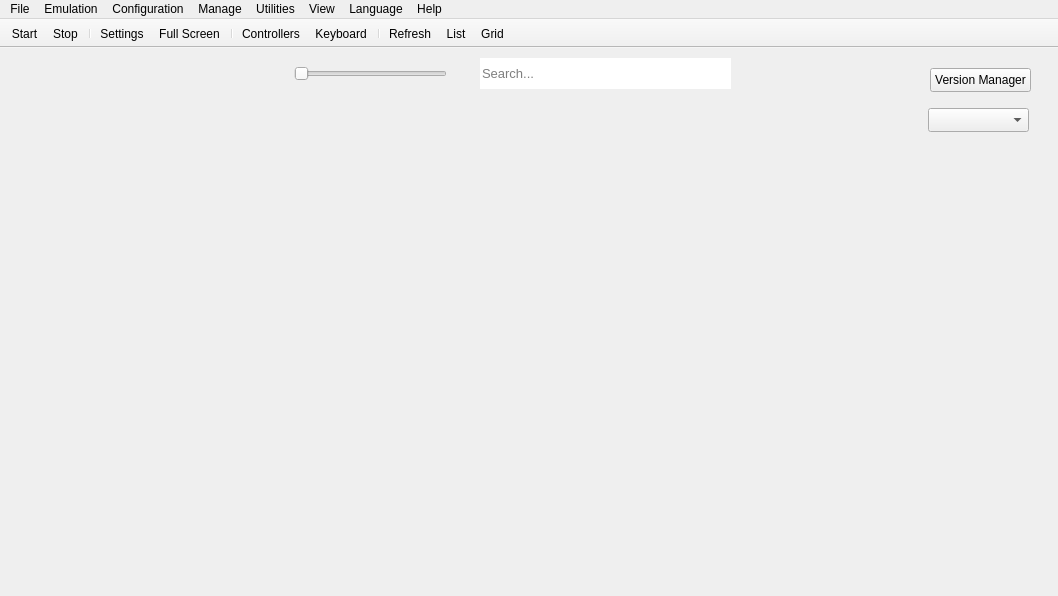
<?xml version="1.0" encoding="UTF-8"?>
<ui version="4.0">
 <class>MainWindow</class>
 <widget class="QMainWindow" name="MainWindow">
  <property name="geometry">
   <rect>
    <x>0</x>
    <y>0</y>
    <width>1058</width>
    <height>596</height>
   </rect>
  </property>
  <property name="sizePolicy">
   <sizepolicy hsizetype="Expanding" vsizetype="Expanding">
    <horstretch>0</horstretch>
    <verstretch>0</verstretch>
   </sizepolicy>
  </property>
  <property name="minimumSize">
   <size>
    <width>4</width>
    <height>0</height>
   </size>
  </property>
  <property name="windowTitle">
   <string>shadLauncher4</string>
  </property>
  <property name="autoFillBackground">
   <bool>false</bool>
  </property>
  <property name="animated">
   <bool>true</bool>
  </property>
  <property name="dockNestingEnabled">
   <bool>true</bool>
  </property>
  <property name="dockOptions">
   <set>QMainWindow::DockOption::AllowNestedDocks|QMainWindow::DockOption::AllowTabbedDocks|QMainWindow::DockOption::AnimatedDocks|QMainWindow::DockOption::GroupedDragging</set>
  </property>
  <widget class="QWidget" name="centralWidget">
   <property name="sizePolicy">
    <sizepolicy hsizetype="Expanding" vsizetype="Expanding">
     <horstretch>0</horstretch>
     <verstretch>0</verstretch>
    </sizepolicy>
   </property>
   <widget class="QLineEdit" name="mw_searchbar">
    <property name="geometry">
     <rect>
      <x>480</x>
      <y>10</y>
      <width>251</width>
      <height>31</height>
     </rect>
    </property>
    <property name="sizePolicy">
     <sizepolicy hsizetype="Expanding" vsizetype="Expanding">
      <horstretch>0</horstretch>
      <verstretch>0</verstretch>
     </sizepolicy>
    </property>
    <property name="font">
     <font>
      <pointsize>10</pointsize>
      <bold>false</bold>
     </font>
    </property>
    <property name="focusPolicy">
     <enum>Qt::FocusPolicy::ClickFocus</enum>
    </property>
    <property name="frame">
     <bool>false</bool>
    </property>
    <property name="placeholderText">
     <string>Search...</string>
    </property>
    <property name="clearButtonEnabled">
     <bool>false</bool>
    </property>
   </widget>
   <widget class="QWidget" name="sizeSliderContainer" native="true">
    <property name="geometry">
     <rect>
      <x>280</x>
      <y>10</y>
      <width>181</width>
      <height>31</height>
     </rect>
    </property>
    <property name="sizePolicy">
     <sizepolicy hsizetype="Fixed" vsizetype="Expanding">
      <horstretch>0</horstretch>
      <verstretch>0</verstretch>
     </sizepolicy>
    </property>
    <layout class="QHBoxLayout" name="sizeSliderContainer_layout">
     <property name="spacing">
      <number>0</number>
     </property>
     <property name="leftMargin">
      <number>14</number>
     </property>
     <property name="topMargin">
      <number>0</number>
     </property>
     <property name="rightMargin">
      <number>14</number>
     </property>
     <property name="bottomMargin">
      <number>0</number>
     </property>
     <item>
      <widget class="QSlider" name="sizeSlider">
       <property name="sizePolicy">
        <sizepolicy hsizetype="Expanding" vsizetype="Preferred">
         <horstretch>0</horstretch>
         <verstretch>0</verstretch>
        </sizepolicy>
       </property>
       <property name="focusPolicy">
        <enum>Qt::FocusPolicy::ClickFocus</enum>
       </property>
       <property name="autoFillBackground">
        <bool>false</bool>
       </property>
       <property name="orientation">
        <enum>Qt::Orientation::Horizontal</enum>
       </property>
       <property name="tickPosition">
        <enum>QSlider::TickPosition::NoTicks</enum>
       </property>
      </widget>
     </item>
    </layout>
   </widget>
   <widget class="QComboBox" name="versionComboBox">
    <property name="geometry">
     <rect>
      <x>928</x>
      <y>60</y>
      <width>101</width>
      <height>24</height>
     </rect>
    </property>
   </widget>
   <widget class="QPushButton" name="versionManagerButton">
    <property name="geometry">
     <rect>
      <x>930</x>
      <y>20</y>
      <width>101</width>
      <height>24</height>
     </rect>
    </property>
    <property name="text">
     <string>Version Manager</string>
    </property>
   </widget>
  </widget>
  <widget class="QMenuBar" name="menuBar">
   <property name="geometry">
    <rect>
     <x>0</x>
     <y>0</y>
     <width>1058</width>
     <height>21</height>
    </rect>
   </property>
   <property name="contextMenuPolicy">
    <enum>Qt::ContextMenuPolicy::PreventContextMenu</enum>
   </property>
   <widget class="QMenu" name="menuFile">
    <property name="title">
     <string>File</string>
    </property>
    <addaction name="install_pkg_act"/>
    <addaction name="separator"/>
    <addaction name="exitAct"/>
   </widget>
   <widget class="QMenu" name="menuEmulation">
    <property name="title">
     <string>Emulation</string>
    </property>
    <addaction name="bootGameAct"/>
    <addaction name="sysPauseAct"/>
    <addaction name="sysStopAct"/>
    <addaction name="sysRebootAct"/>
   </widget>
   <widget class="QMenu" name="menuConfiguration">
    <property name="title">
     <string>Configuration</string>
    </property>
    <addaction name="actionConfigGeneral"/>
    <addaction name="actionConfigGUI"/>
    <addaction name="actionConfigGraphics"/>
    <addaction name="actionConfigInput"/>
    <addaction name="actionConfigPaths"/>
    <addaction name="actionConfigLog"/>
    <addaction name="actionConfigDebug"/>
    <addaction name="actionConfigExperimental"/>
   </widget>
   <widget class="QMenu" name="menuManage">
    <property name="title">
     <string>Manage</string>
    </property>
    <addaction name="actionManage_Users"/>
   </widget>
   <widget class="QMenu" name="menuUtilities">
    <property name="title">
     <string>Utilities</string>
    </property>
    <addaction name="actionExport_GameList"/>
    <addaction name="actionCrypto_Key_Manager"/>
    <addaction name="actionConfigure_Hotkeys"/>
   </widget>
   <widget class="QMenu" name="menuView">
    <property name="title">
     <string>View</string>
    </property>
    <widget class="QMenu" name="menuGame_List_Icons">
     <property name="title">
      <string>Game List Icons</string>
     </property>
     <addaction name="setIconSizeTinyAct"/>
     <addaction name="setIconSizeSmallAct"/>
     <addaction name="setIconSizeMediumAct"/>
     <addaction name="setIconSizeLargeAct"/>
    </widget>
    <widget class="QMenu" name="menuGame_List_Mode">
     <property name="title">
      <string>Game List Mode</string>
     </property>
     <addaction name="setlistModeListAct"/>
     <addaction name="setlistModeGridAct"/>
    </widget>
    <addaction name="showTitleBarsAct"/>
    <addaction name="showToolBarAct"/>
    <addaction name="separator"/>
    <addaction name="showGameListAct"/>
    <addaction name="separator"/>
    <addaction name="showHiddenEntriesAct"/>
    <addaction name="separator"/>
    <addaction name="showCompatibilityInGridAct"/>
    <addaction name="separator"/>
    <addaction name="refreshGameListAct"/>
    <addaction name="menuGame_List_Mode"/>
    <addaction name="menuGame_List_Icons"/>
    <addaction name="separator"/>
    <addaction name="showLogAct"/>
   </widget>
   <widget class="QMenu" name="menuHelp">
    <property name="title">
     <string>Help</string>
    </property>
    <addaction name="separator"/>
    <addaction name="separator"/>
    <addaction name="aboutAct"/>
   </widget>
   <widget class="QMenu" name="languageMenu">
    <property name="title">
     <string>Language</string>
    </property>
    <addaction name="languageAct0"/>
   </widget>
   <addaction name="menuFile"/>
   <addaction name="menuEmulation"/>
   <addaction name="menuConfiguration"/>
   <addaction name="menuManage"/>
   <addaction name="menuUtilities"/>
   <addaction name="menuView"/>
   <addaction name="languageMenu"/>
   <addaction name="menuHelp"/>
  </widget>
  <widget class="QToolBar" name="toolBar">
   <property name="sizePolicy">
    <sizepolicy hsizetype="Preferred" vsizetype="Preferred">
     <horstretch>0</horstretch>
     <verstretch>0</verstretch>
    </sizepolicy>
   </property>
   <property name="contextMenuPolicy">
    <enum>Qt::ContextMenuPolicy::PreventContextMenu</enum>
   </property>
   <property name="windowTitle">
    <string>Show tool bar</string>
   </property>
   <property name="movable">
    <bool>false</bool>
   </property>
   <property name="allowedAreas">
    <set>Qt::ToolBarArea::TopToolBarArea</set>
   </property>
   <property name="iconSize">
    <size>
     <width>30</width>
     <height>30</height>
    </size>
   </property>
   <property name="toolButtonStyle">
    <enum>Qt::ToolButtonStyle::ToolButtonTextUnderIcon</enum>
   </property>
   <property name="floatable">
    <bool>false</bool>
   </property>
   <attribute name="toolBarArea">
    <enum>TopToolBarArea</enum>
   </attribute>
   <attribute name="toolBarBreak">
    <bool>false</bool>
   </attribute>
   <addaction name="toolbar_start"/>
   <addaction name="toolbar_stop"/>
   <addaction name="separator"/>
   <addaction name="toolbar_config"/>
   <addaction name="toolbar_fullscreen"/>
   <addaction name="separator"/>
   <addaction name="toolbar_controls"/>
   <addaction name="toolbar_keyboard"/>
   <addaction name="separator"/>
   <addaction name="toolbar_refresh"/>
   <addaction name="toolbar_list"/>
   <addaction name="toolbar_grid"/>
  </widget>
  <action name="bootGameAct">
   <property name="icon">
    <iconset resource="../shadLauncher4.qrc">
     <normaloff>:/images/play.png</normaloff>:/images/play.png</iconset>
   </property>
   <property name="text">
    <string>Run Game</string>
   </property>
   <property name="toolTip">
    <string>Start emulation</string>
   </property>
  </action>
  <action name="sysPauseAct">
   <property name="enabled">
    <bool>true</bool>
   </property>
   <property name="icon">
    <iconset resource="../shadLauncher4.qrc">
     <normaloff>:/images/pause.png</normaloff>:/images/pause.png</iconset>
   </property>
   <property name="text">
    <string>Pause</string>
   </property>
   <property name="toolTip">
    <string>Pause emulation</string>
   </property>
  </action>
  <action name="sysStopAct">
   <property name="enabled">
    <bool>true</bool>
   </property>
   <property name="icon">
    <iconset resource="../shadLauncher4.qrc">
     <normaloff>:/images/stop.png</normaloff>:/images/stop.png</iconset>
   </property>
   <property name="text">
    <string>Stop</string>
   </property>
   <property name="toolTip">
    <string>Stop emulation</string>
   </property>
  </action>
  <action name="actionConfigGUI">
   <property name="text">
    <string>GUI</string>
   </property>
   <property name="toolTip">
    <string>Configure GUI settings</string>
   </property>
  </action>
  <action name="exitAct">
   <property name="text">
    <string>Exit</string>
   </property>
   <property name="toolTip">
    <string>Exit shadLauncher4</string>
   </property>
   <property name="statusTip">
    <string>Exit the application.</string>
   </property>
  </action>
  <action name="actionManage_Users">
   <property name="text">
    <string>User Accounts</string>
   </property>
   <property name="toolTip">
    <string>Manage user accounts</string>
   </property>
  </action>
  <action name="aboutAct">
   <property name="text">
    <string>About shadLauncher4</string>
   </property>
  </action>
  <action name="showGameListAct">
   <property name="checkable">
    <bool>true</bool>
   </property>
   <property name="text">
    <string>Show Game List</string>
   </property>
  </action>
  <action name="showToolBarAct">
   <property name="checkable">
    <bool>true</bool>
   </property>
   <property name="text">
    <string>Show Tool Bar</string>
   </property>
  </action>
  <action name="showCompatibilityInGridAct">
   <property name="checkable">
    <bool>true</bool>
   </property>
   <property name="text">
    <string>Show Game Compatibility in Grid Mode</string>
   </property>
  </action>
  <action name="refreshGameListAct">
   <property name="text">
    <string>Game List Refresh</string>
   </property>
  </action>
  <action name="setIconSizeTinyAct">
   <property name="checkable">
    <bool>true</bool>
   </property>
   <property name="text">
    <string>Tiny</string>
   </property>
  </action>
  <action name="setIconSizeSmallAct">
   <property name="checkable">
    <bool>true</bool>
   </property>
   <property name="checked">
    <bool>true</bool>
   </property>
   <property name="text">
    <string>Small</string>
   </property>
  </action>
  <action name="setIconSizeMediumAct">
   <property name="checkable">
    <bool>true</bool>
   </property>
   <property name="text">
    <string>Medium</string>
   </property>
  </action>
  <action name="setIconSizeLargeAct">
   <property name="checkable">
    <bool>true</bool>
   </property>
   <property name="text">
    <string>Large</string>
   </property>
  </action>
  <action name="setlistModeListAct">
   <property name="checkable">
    <bool>true</bool>
   </property>
   <property name="checked">
    <bool>true</bool>
   </property>
   <property name="text">
    <string>List View</string>
   </property>
  </action>
  <action name="setlistModeGridAct">
   <property name="checkable">
    <bool>true</bool>
   </property>
   <property name="text">
    <string>Grid View</string>
   </property>
  </action>
  <action name="sysRebootAct">
   <property name="enabled">
    <bool>true</bool>
   </property>
   <property name="icon">
    <iconset resource="../shadLauncher4.qrc">
     <normaloff>:/images/restart.png</normaloff>:/images/restart.png</iconset>
   </property>
   <property name="text">
    <string>Restart</string>
   </property>
  </action>
  <action name="toolbar_start">
   <property name="icon">
    <iconset resource="../shadLauncher4.qrc">
     <normaloff>:/images/play.png</normaloff>:/images/play.png</iconset>
   </property>
   <property name="text">
    <string>Start</string>
   </property>
   <property name="toolTip">
    <string>Start emulation</string>
   </property>
  </action>
  <action name="toolbar_stop">
   <property name="icon">
    <iconset resource="../shadLauncher4.qrc">
     <normaloff>:/images/stop.png</normaloff>:/images/stop.png</iconset>
   </property>
   <property name="text">
    <string>Stop</string>
   </property>
   <property name="toolTip">
    <string>Stop emulation</string>
   </property>
  </action>
  <action name="toolbar_config">
   <property name="icon">
    <iconset resource="../shadLauncher4.qrc">
     <normaloff>:/images/settings.png</normaloff>:/images/settings.png</iconset>
   </property>
   <property name="text">
    <string>Settings</string>
   </property>
   <property name="toolTip">
    <string>Configure the emulator</string>
   </property>
  </action>
  <action name="toolbar_controls">
   <property name="icon">
    <iconset resource="../shadLauncher4.qrc">
     <normaloff>:/images/controllers.png</normaloff>:/images/controllers.png</iconset>
   </property>
   <property name="text">
    <string>Controllers</string>
   </property>
   <property name="toolTip">
    <string>Configure controls</string>
   </property>
  </action>
  <action name="toolbar_fullscreen">
   <property name="icon">
    <iconset resource="../shadLauncher4.qrc">
     <normaloff>:/images/fullscreen.png</normaloff>:/images/fullscreen.png</iconset>
   </property>
   <property name="text">
    <string>Full Screen</string>
   </property>
   <property name="toolTip">
    <string>Toggle fullscreen</string>
   </property>
  </action>
  <action name="toolbar_list">
   <property name="icon">
    <iconset resource="../shadLauncher4.qrc">
     <normaloff>:/images/list.png</normaloff>:/images/list.png</iconset>
   </property>
   <property name="text">
    <string>List</string>
   </property>
   <property name="toolTip">
    <string>Switch to list mode</string>
   </property>
  </action>
  <action name="toolbar_grid">
   <property name="icon">
    <iconset resource="../shadLauncher4.qrc">
     <normaloff>:/images/grid.png</normaloff>:/images/grid.png</iconset>
   </property>
   <property name="text">
    <string>Grid</string>
   </property>
   <property name="toolTip">
    <string>Switch to grid mode</string>
   </property>
  </action>
  <action name="toolbar_refresh">
   <property name="icon">
    <iconset resource="../shadLauncher4.qrc">
     <normaloff>:/images/refresh.png</normaloff>:/images/refresh.png</iconset>
   </property>
   <property name="text">
    <string>Refresh</string>
   </property>
   <property name="toolTip">
    <string>Refresh gamelist</string>
   </property>
  </action>
  <action name="showHiddenEntriesAct">
   <property name="checkable">
    <bool>true</bool>
   </property>
   <property name="text">
    <string>Show Hidden Entries</string>
   </property>
  </action>
  <action name="install_pkg_act">
   <property name="text">
    <string>Install Packages (PKG)</string>
   </property>
   <property name="toolTip">
    <string>Install application from a .pkg file</string>
   </property>
  </action>
  <action name="showTitleBarsAct">
   <property name="checkable">
    <bool>true</bool>
   </property>
   <property name="text">
    <string>Show Title Bars</string>
   </property>
  </action>
  <action name="languageAct0">
   <property name="checkable">
    <bool>true</bool>
   </property>
   <property name="text">
    <string>English</string>
   </property>
  </action>
  <action name="showCustomIconsAct">
   <property name="checkable">
    <bool>true</bool>
   </property>
   <property name="checked">
    <bool>true</bool>
   </property>
   <property name="text">
    <string>Show Custom Icons</string>
   </property>
  </action>
  <action name="playHoverGifsAct">
   <property name="checkable">
    <bool>true</bool>
   </property>
   <property name="checked">
    <bool>true</bool>
   </property>
   <property name="text">
    <string>Play Hover Gifs</string>
   </property>
  </action>
  <action name="actionPreferGameDataIcons">
   <property name="checkable">
    <bool>true</bool>
   </property>
   <property name="text">
    <string>Prefer Game Data Icons</string>
   </property>
  </action>
  <action name="actionExport_GameList">
   <property name="text">
    <string>Export GameList</string>
   </property>
  </action>
  <action name="actionConfigGeneral">
   <property name="text">
    <string>General</string>
   </property>
  </action>
  <action name="actionConfigGraphics">
   <property name="text">
    <string>Graphics</string>
   </property>
  </action>
  <action name="actionConfigInput">
   <property name="text">
    <string>Input</string>
   </property>
  </action>
  <action name="actionConfigPaths">
   <property name="text">
    <string>Paths</string>
   </property>
  </action>
  <action name="actionConfigDebug">
   <property name="text">
    <string>Debug</string>
   </property>
  </action>
  <action name="actionConfigExperimental">
   <property name="text">
    <string>Experimental</string>
   </property>
  </action>
  <action name="actionConfigLog">
   <property name="text">
    <string>Log</string>
   </property>
  </action>
  <action name="actionCrypto_Key_Manager">
   <property name="text">
    <string>Crypto Key Manager</string>
   </property>
  </action>
  <action name="showLogAct">
   <property name="checkable">
    <bool>true</bool>
   </property>
   <property name="checked">
    <bool>false</bool>
   </property>
   <property name="text">
    <string>Show Game Log</string>
   </property>
   <property name="toolTip">
    <string>Show Game Log</string>
   </property>
  </action>
  <action name="toolbar_keyboard">
   <property name="icon">
    <iconset resource="../shadLauncher4.qrc">
     <normaloff>:/images/keyboard_icon.png</normaloff>:/images/keyboard_icon.png</iconset>
   </property>
   <property name="text">
    <string>Keyboard</string>
   </property>
   <property name="toolTip">
    <string>Configure Keyboard and Mouse</string>
   </property>
   <property name="menuRole">
    <enum>QAction::MenuRole::NoRole</enum>
   </property>
  </action>
  <action name="actionConfigure_Hotkeys">
   <property name="text">
    <string>Configure Hotkeys</string>
   </property>
  </action>
 </widget>
 <layoutdefault spacing="6" margin="11"/>
 <resources>
  <include location="../shadLauncher4.qrc"/>
 </resources>
 <connections/>
</ui>
